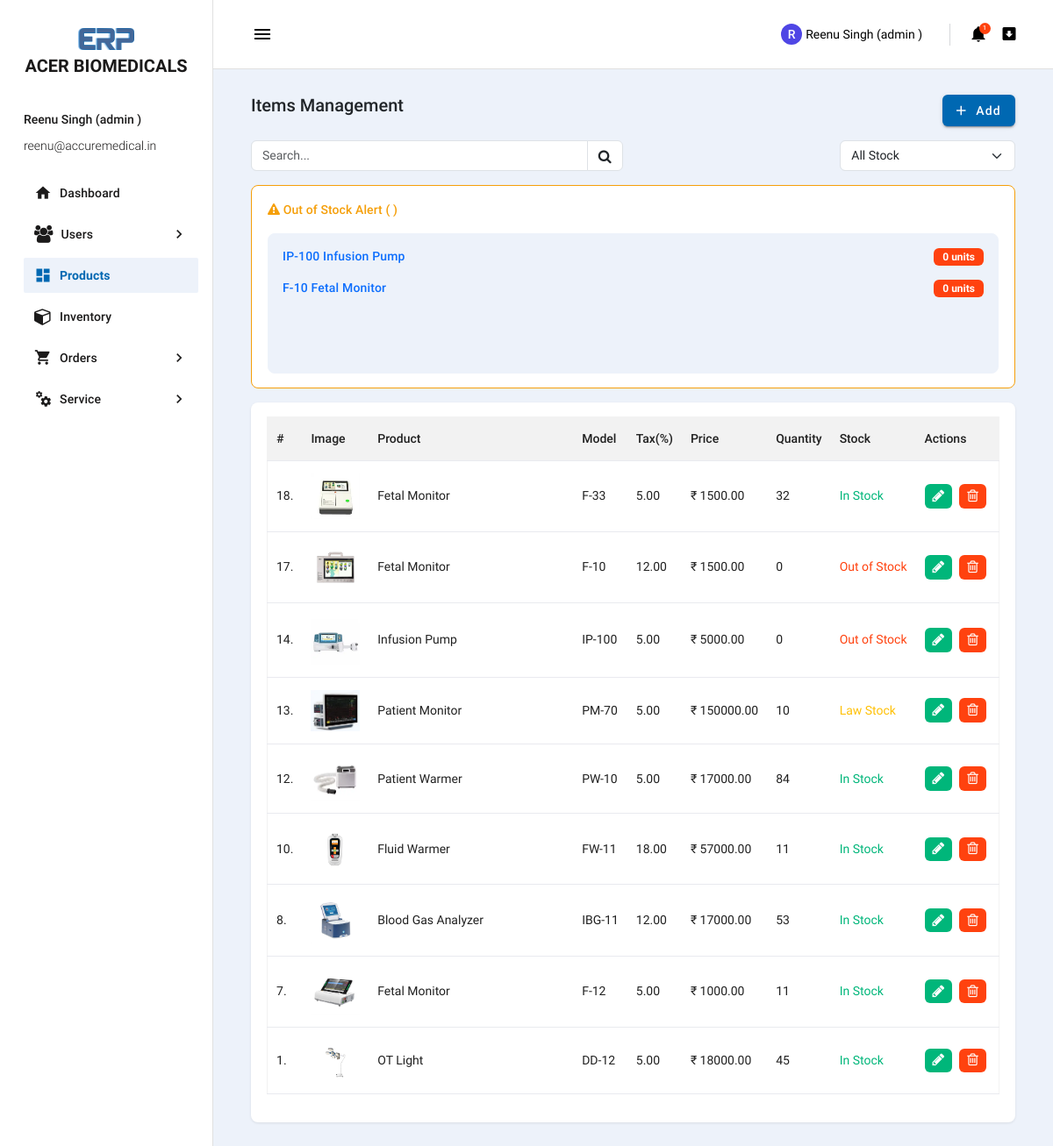
The app's page /erp/products/ (signed in), older data.
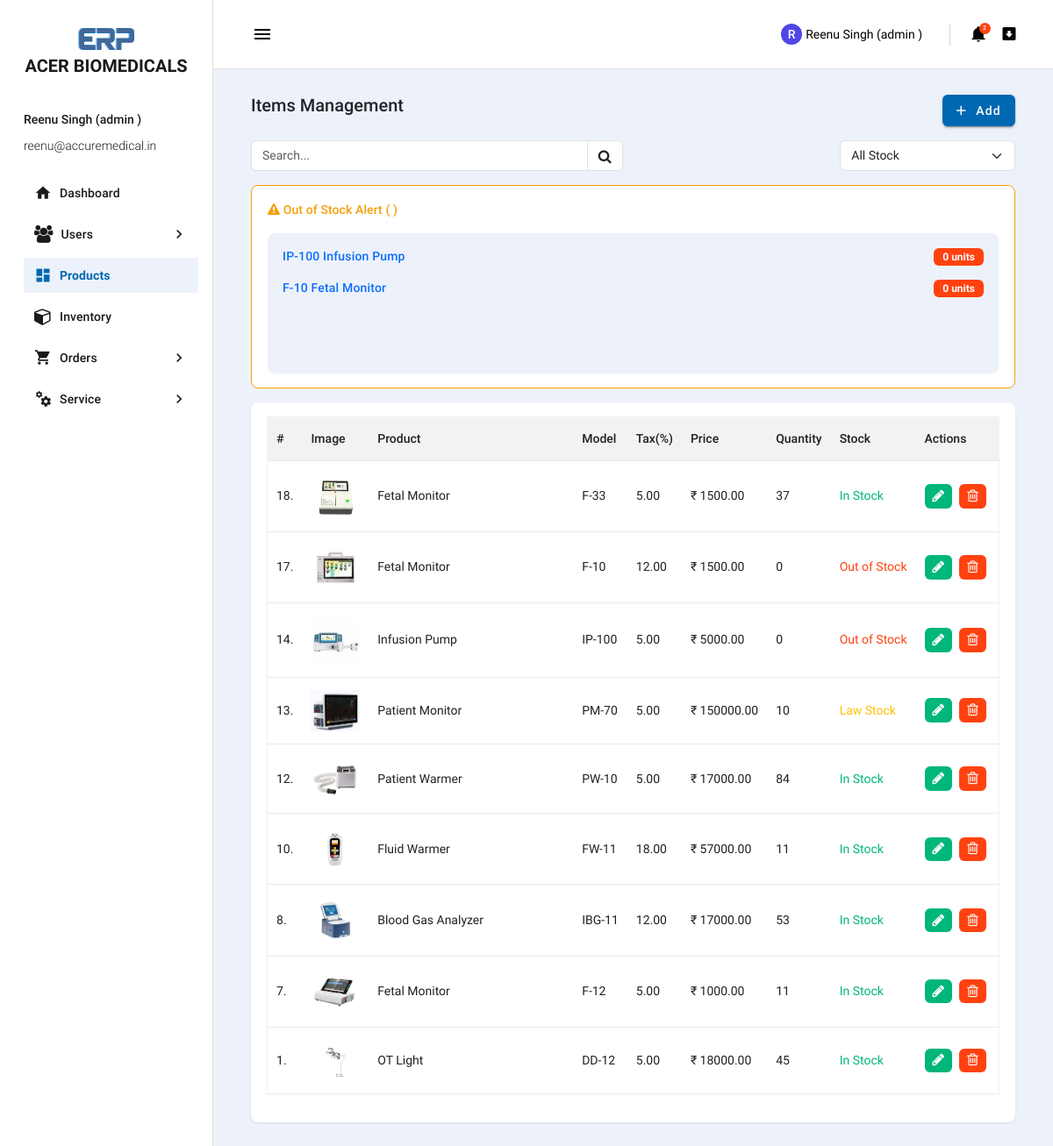
The same page, newer data.
### erp/models.py (models this page shows, shortened)
class Product(models.Model):
    TAX_RATE = [
        (18,'18%'),
        (12,'12%'),
        (5,'5%'),
    ]
    name= models.CharField(max_length=200,blank=False)
    product_model = models.CharField(max_length =20, blank=True, null=True)
    category = models.CharField(max_length=150, blank=False)
    price = models.DecimalField(max_digits=10, decimal_places=2, default=0)
    tax = models.DecimalField(max_digits=5, decimal_places=2, default=18, choices=TAX_RATE)
    img = models.ImageField(upload_to='product/images/')
    slug = models.SlugField(unique=True)

class Stock(models.Model):
    product= models.OneToOneField(Product, on_delete=models.CASCADE)
    min_stock_level = models.PositiveIntegerField(default=10)
    new_stock_shippment = models.PositiveIntegerField(default=0)
    total_stock = models.PositiveIntegerField(default=0)
    last_shipment_qty = models.PositiveIntegerField(default=0)
    current_quantity = models.PositiveIntegerField(default=0)
    location = models.CharField(max_length=100, default="ABM Warehouse")

### erp/views.py (the view)
# urls.py: path('products/',product_list, name='product_list'),
@role_required('admin','director','dealer','employee:sales','employee:inventory','employee:dispatch')
def product_list(request):
    stock_status = request.GET.get('stock_status')
    products = Product.objects.all()
    stocks = Stock.objects.select_related('product')
    if stock_status == 'in':
        stocks = stocks.filter(current_quantity__gt=F('min_stock_level'))
    elif stock_status == 'low':
        stocks = stocks.filter(
            current_quantity__lte=F('min_stock_level'),
            current_quantity__gt=0
        )
    elif stock_status == 'out':
        stocks = stocks.filter(current_quantity__lte=0)
    else:
        stocks = stocks.all()
    products = products.filter(id__in=stocks.values('product_id')).order_by('-id')
    page_obj = paginate_queryset(request, products, 10)
    out_of_stock_products = Stock.objects.filter(current_quantity__lte=0).select_related('product')
    return render(request, 'erp/admin/product_list.html',{'products':page_obj, 'page_obj':page_obj,'out_of_stock_products':out_of_stock_products,'stock_status':stock_status})

### erp/pagination.py (called while the page is built)
def paginate_queryset(request, queryset, per_page=10):
    page_number = request.GET.get('page')
    paginator = Paginator(queryset, per_page)
    page_obj = paginator.get_page(page_number)
    return page_obj

### notifications/context_processors.py (called while the page is built)
def notification_data(request):
    if request.user.is_authenticated:
        try:
            notifications = request.user.notifications.order_by('-created_at')[:20]
            unread_count = request.user.notifications.filter(is_read=False).count()
        except Exception:
            notifications = []
            unread_count = 0
        return {
            'top_notifications': notifications,
            'unread_notifications': unread_count
        }
    return {}

### templates/erp/admin/product_list.html (shortened to what the changed rows need)
{% extends 'erp/admin/base.html' %}
{% load static %}
{% block content %}
<div class="page-wrapper mdc-toolbar-fixed-adjust">
  <main class="content-wrapper">
    <div class="mdc-layout-grid">
      <div class="row">
        <div class="col-12">
          <div class="mdc-card">
            <div class="table-responsive">
              <table class="table">
                <thead>
                  <tr>
                    <th>#</th>
                    <th>Image</th>
                    <th class="pname">Product</th>
                    <th>Model</th>
                    <th>Tax(%)</th>
                    <th>Price</th>
                    {% if request.user.role != 'dealer' %}
                    <th>Quantity</th>
                    <th>Stock</th>
                    {% endif %}
                    {% if request.user.role == 'admin' or request.user.sub_employee_role == 'inventory' %}
                    <th>Actions</th>
                    {% endif %}
                  </tr>
                </thead>
                <tbody>
                  {% for product in products %}
                  <tr id = "product-{{product.id}}">
                    <td>{{product.id}}<span>.</span></td>
                    {% if product.img %}
                    <td class="product-img">
                      <img src="{{ product.img.url }}" alt="{{product.name}}" class="img-fluid">
                    </td>
                    {% else %}
                    <td class="product-img">
                      -
                    </td>
                    {% endif %}
                    <td class="pname" title="if text is too large to fit into the table data">{{product.name}}</td>
                    <td>{{product.product_model}}</td>
                    <td>{{product.tax}}</td>
                    <td>₹ {{product.price}}</td>
                    {% if request.user.role != 'dealer' %}
                    <td>{{product.stock.current_quantity}}</td>
                    {% if product.stock.current_quantity > product.stock.min_stock_level %}
                    <td class="text-success">In Stock</td>
                    {% elif product.stock.current_quantity <= product.stock.min_stock_level and product.stock.current_quantity != 0 %}
                    <td class="text-warning">Law Stock</td>
                      {% else %}
                      <td class="text-danger">Out of Stock</td>
                      {% endif %}
                      {% endif %}
                      {% if request.user.role == 'admin' or request.user.sub_employee_role == 'inventory' %}
                      <td>
                        <span class="d-flex align-items-center action">
                          <button type="button" class="btn bg-success text-white me-2" data-bs-toggle="modal"
                            data-bs-target="#edit-item-{{product.id}}">
                            <i class="fa fa-pencil"></i>
                          </button>
                          <a href="{% url 'delete_product' product.slug %}" class="btn bg-danger text-white"
                            onclick="return confirm('Are you sure you want to delete this product?')"><i
                              class="fa fa-trash-o"></i></a>
                        </span>
                      </td>
                      {% endif %}
                  </tr>
                  {% endfor%}
                </tbody>
              </table>
            </div>
          </div>
        </div>
      </div>
    </div>
  </main>
</div>
{% endblock %}

### templates/erp/admin/top_bar.html (shortened to what this page needs)
    <div class="mdc-top-app-bar__row">
    <div class="mdc-top-app-bar__section mdc-top-app-bar__section--align-start"> <button
        class="material-icons mdc-top-app-bar__navigation-icon mdc-icon-button sidebar-toggler">menu</button> </div>
    <div class="mdc-top-app-bar__section mdc-top-app-bar__section--align-end mdc-top-app-bar__section-right">
    <div class="menu-button-container menu-profile d-none d-md-block"> <button class="mdc-button mdc-menu-button">
            <span class="avatar"> {{ request.user.get_full_name|slice:":1"|upper }}
            </span> <span class="user-name">{{request.user.get_full_name|title}}
                ({% if request.user.role != 'employee' %}{{request.user.role}} {% else %}{{request.user.sub_employee_role}}{% endif %})</span>
        </button>
    </div>
    <div class="menu-button-container">
        <button type="button"
            class="mdc-button mdc-menu-button"
            onclick="openNotifications()">
            {% if unread_notifications %}
            <span class="count-indicator">
                <span class="count">{{ unread_notifications }}</span>
            </span>
            {% endif %}
            <i class="mdi mdi-bell"></i>
        </button>
    </div>
    <div class="menu-button-container d-none d-md-block">
              <button class="mdc-button mdc-menu-button mdc-ripple-upgraded">
                <i class="mdi mdi-arrow-down-bold-box"></i>
              </button>
            </div>

Row changes from the older to the newer data that the page shows:
changed through a linked row, Product id 18: stock.current_quantity "32" → "37"
Text that changed along with them:
{{ unread_notifications }}: "1" → "2"
